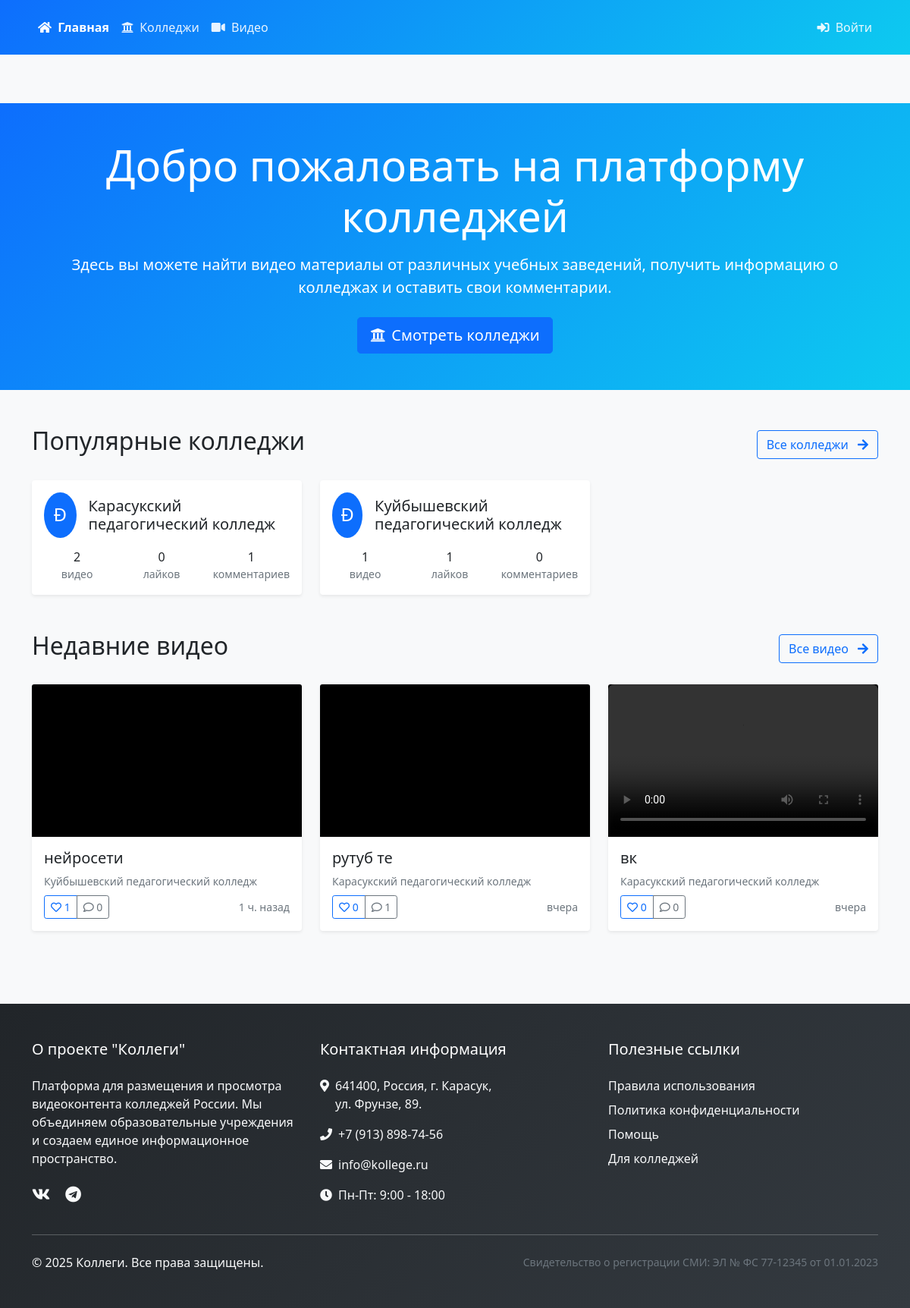
The page / on the database its author committed.
### tables this page shows
CREATE TABLE `users` (
  `id` int(11) NOT NULL,
  `username` varchar(50) NOT NULL,
  `email` varchar(100) NOT NULL,
  `password` varchar(255) NOT NULL,
  `college_name` varchar(100) NOT NULL,
  `description` text DEFAULT NULL,
  `role` enum('admin','college') DEFAULT 'college',
  `created_at` timestamp NOT NULL DEFAULT current_timestamp(),
  `reset_token` varchar(255) DEFAULT NULL,
  `reset_token_expires` timestamp NULL DEFAULT NULL,
  `website` varchar(255) DEFAULT NULL,
  `social_vk` varchar(255) DEFAULT NULL,
  `social_rutube` varchar(255) DEFAULT NULL,
  `profile_image` varchar(255) DEFAULT NULL
);

CREATE TABLE `videos` (
  `id` int(11) NOT NULL,
  `college_id` int(11) NOT NULL,
  `title` varchar(255) NOT NULL,
  `description` text DEFAULT NULL,
  `file_path` varchar(255) NOT NULL,
  `status` enum('pending','approved','rejected') DEFAULT 'pending',
  `created_at` timestamp NOT NULL DEFAULT current_timestamp()
);

### pages/home.php (the view, shortened to what this page needs)
<?php
$stmt = $db->prepare("
    SELECT u.*,
           COUNT(v.id) as videos_count,
           COUNT(DISTINCT vl.id) as total_likes,
           COUNT(DISTINCT vc.id) as total_comments
    FROM users u
    LEFT JOIN videos v ON u.id = v.college_id
    LEFT JOIN video_likes vl ON v.id = vl.video_id
    LEFT JOIN video_comments vc ON v.id = vc.video_id
    WHERE u.role = 'college'
    GROUP BY u.id
    ORDER BY videos_count DESC
    LIMIT 6
");
$stmt->execute();
$popular_colleges = $stmt->fetchAll();
$stmt = $db->prepare("
    SELECT v.*,
           u.college_name,
           COUNT(DISTINCT vl.id) as likes_count,
           COUNT(DISTINCT vc.id) as comments_count,
           EXISTS(SELECT 1 FROM video_likes WHERE video_id = v.id AND user_id = ?) as user_liked
    FROM videos v
    JOIN users u ON v.college_id = u.id
    LEFT JOIN video_likes vl ON v.id = vl.video_id
    LEFT JOIN video_comments vc ON v.id = vc.video_id
    WHERE v.created_at >= DATE_SUB(NOW(), INTERVAL 3 DAY)
    GROUP BY v.id
    ORDER BY v.created_at DESC
    LIMIT 6
");
$stmt->execute([isset($_SESSION['user_id']) ? $_SESSION['user_id'] : 0]);
$recent_videos = $stmt->fetchAll();
function getVideoInfo($url) {
    $video_info = ['type' => 'unknown', 'id' => ''];
    if (strpos($url, 'rutube.ru') !== false) {
        if (preg_match('/(?:rutube\.ru\/video\/|rutube\.ru\/play\/embed\/)([a-zA-Z0-9]+)/', $url, $matches)) {
            return ['type' => 'rutube', 'id' => $matches[1]];
        }
    }
    return $video_info;
}
?>
<div class="hero-section text-center py-5 mb-5">
    <div class="container">
        <h1 class="display-4 mb-3">Добро пожаловать на платформу колледжей</h1>
        <p class="lead mb-4">Здесь вы можете найти видео материалы от различных учебных заведений, получить информацию о колледжах и оставить свои комментарии.</p>
        <a href="index.php?page=colleges" class="btn btn-primary btn-lg">
            <i class="fas fa-university me-2"></i>Смотреть колледжи
        </a>
    </div>
</div>
<div class="container">
    <section class="mb-5">
        <div class="d-flex justify-content-between align-items-center mb-4">
            <h2>Популярные колледжи</h2>
            <a href="index.php?page=colleges" class="btn btn-outline-primary">
                Все колледжи <i class="fas fa-arrow-right ms-2"></i>
            </a>
        </div>
        <div class="row row-cols-1 row-cols-md-2 row-cols-lg-3 g-4">
            <?php foreach ($popular_colleges as $college): ?>
                <div class="col">
                    <div class="card h-100 border-0 shadow-sm hover-card">
                        <div class="card-body">
                            <div class="d-flex align-items-center mb-3">
                                <?php if ($college['profile_image']): ?>
                                    <img src="<?php echo htmlspecialchars($college['profile_image']); ?>"
                                         class="rounded-circle me-3"
                                         width="60" height="60"
                                         alt="<?php echo htmlspecialchars($college['college_name']); ?>">
                                <?php else: ?>
                                    <div class="rounded-circle bg-primary d-flex align-items-center justify-content-center me-3"
                                         style="width: 60px; height: 60px;">
                                        <span class="text-white h4 mb-0">
                                            <?php echo strtoupper(substr($college['college_name'], 0, 1)); ?>
                                        </span>
                                    </div>
                                <?php endif; ?>
                                <h5 class="card-title mb-0">
                                    <a href="index.php?page=college&id=<?php echo $college['id']; ?>"
                                       class="text-decoration-none text-dark stretched-link">
                                        <?php echo htmlspecialchars($college['college_name']); ?>
                                    </a>
                                </h5>
                            </div>
                            <div class="row text-center">
                                <div class="col">
                                    <h6 class="mb-0"><?php echo $college['videos_count']; ?></h6>
                                    <small class="text-muted">видео</small>
                                </div>
                                <div class="col">
                                    <h6 class="mb-0"><?php echo $college['total_likes']; ?></h6>
                                    <small class="text-muted">лайков</small>
                                </div>
                                <div class="col">
                                    <h6 class="mb-0"><?php echo $college['total_comments']; ?></h6>
                                    <small class="text-muted">комментариев</small>
                                </div>
                            </div>
                        </div>
                    </div>
                </div>
            <?php endforeach; ?>
        </div>
    </section>
    <section class="mb-5">
        <div class="d-flex justify-content-between align-items-center mb-4">
            <h2>Недавние видео</h2>
            <a href="index.php?page=videos" class="btn btn-outline-primary">
                Все видео <i class="fas fa-arrow-right ms-2"></i>
            </a>
        </div>
        <?php if (empty($recent_videos)): ?>
            <div class="alert alert-info">
                <i class="fas fa-info-circle me-2"></i>
                За последние 3 дня новых видео не было добавлено.
            </div>
        <?php else: ?>
            <div class="row row-cols-1 row-cols-md-2 row-cols-lg-3 g-4">
                <?php foreach ($recent_videos as $video): ?>
                    <div class="col">
                        <div class="card h-100 border-0 shadow-sm hover-card">
                            <div class="ratio ratio-16x9 card-img-top">
                                <?php
                                $video_info = getVideoInfo($video['file_path']);
                                switch ($video_info['type']) {
                                    case 'rutube':
                                        echo '<iframe src="https://rutube.ru/play/embed/' . $video_info['id'] . '"
                                                frameborder="0"
                                                allowfullscreen
                                                allow="clipboard-write; autoplay"
                                                webkitallowfullscreen
                                                mozallowfullscreen></iframe>';
                                        break;
                                    default:
                                        if (filter_var($video['file_path'], FILTER_VALIDATE_URL)) {
                                            echo '<iframe src="' . htmlspecialchars($video['file_path']) . '"
                                                    frameborder="0"
                                                    allowfullscreen
                                                    allow="clipboard-write; autoplay"
                                                    webkitallowfullscreen
                                                    mozallowfullscreen></iframe>';
                                        } else {
                                            echo '<video src="' . htmlspecialchars($video['file_path']) . '"
                                                    controls
                                                    class="w-100 h-100"
                                                    preload="metadata"></video>';
                                        }
                                        break;
                                }
                                ?>
                            </div>
                            <div class="card-body">
                                <h5 class="card-title">
                                    <a href="index.php?page=video&id=<?php echo $video['id']; ?>"
                                       class="text-decoration-none text-dark">
                                        <?php echo htmlspecialchars($video['title']); ?>
                                    </a>
                                </h5>
                                <p class="card-text small text-muted mb-2">
                                    <?php echo htmlspecialchars($video['college_name']); ?>
                                </p>
                                <div class="d-flex justify-content-between align-items-center">
                                    <div class="btn-group">
                                        <button type="button"
                                                class="btn btn-sm btn-outline-primary <?php echo $video['user_liked'] ? 'active' : ''; ?>"
                                                onclick="toggleLike(<?php echo $video['id']; ?>)"
                                                id="like-btn-<?php echo $video['id']; ?>">
                                            <i class="fa<?php echo $video['user_liked'] ? 's' : 'r'; ?> fa-heart"></i>
                                            <span id="like-count-<?php echo $video['id']; ?>"><?php echo $video['likes_count']; ?></span>
                                        </button>
                                        <button type="button" class="btn btn-sm btn-outline-secondary">
                                            <i class="far fa-comment"></i>
                                            <span><?php echo $video['comments_count']; ?></span>
                                        </button>
                                    </div>
                                    <small class="text-muted">
                                        <?php
                                        $date = new DateTime($video['created_at']);
                                        $now = new DateTime();
                                        $interval = $date->diff($now);
                                        if ($interval->days == 0) {
                                            if ($interval->h == 0) {
                                                echo $interval->i . ' мин. назад';
                                            } else {
                                                echo $interval->h . ' ч. назад';
                                            }
                                        } else if ($interval->days == 1) {
                                            echo 'вчера';
                                        } else if ($interval->days == 2) {
                                            echo 'позавчера';
                                        } else {
                                            echo date('d.m.Y', strtotime($video['created_at']));
                                        }
                                        ?>
                                    </small>
                                </div>
                            </div>
                        </div>
                    </div>
                <?php endforeach; ?>
            </div>
        <?php endif; ?>
    </section>
</div>

### includes/header.php (style rules this page uses)
body { min-height: 100vh; display: flex; flex-direction: column; background-color: #f8f9fa; }

### pages/home.php (style rules this page uses)
.hero-section { background: linear-gradient(135deg, #0d6efd 0%, #0dcaf0 100%); color: white; position: relative; overflow: hidden; }
.hero-section::before { content: ''; position: absolute; top: 0; left: 0; right: 0; bottom: 0; background: url('assets/images/pattern.png') repeat; opacity: 0.1; }
.hero-section .container { position: relative; z-index: 1; }
.hover-card { transition: transform 0.2s, box-shadow 0.2s; }
.card-title { overflow: hidden; text-overflow: ellipsis; display: -webkit-box; -webkit-line-clamp: 2; -webkit-box-orient: vertical; }
.btn-group .btn { transition: all 0.2s; }
.ratio-16x9 { position: relative; width: 100%; height: 0; padding-bottom: 56.25%; overflow: hidden; background: #000; }
.ratio-16x9 iframe, .ratio-16x9 video { position: absolute; top: 0; left: 0; width: 100%; height: 100%; border-radius: 0.5rem 0.5rem 0 0; }
.card { background: #fff; }

### rows shown on the page
users: college_name "Ð", college_name "Карасукский педагогический колледж", videos_count "2", total_likes "0", total_comments "1"
users: college_name "Ð", college_name "Куйбышевский педагогический колледж", videos_count "1", total_likes "1", total_comments "0"
videos: title "нейросети", college.college_name "Куйбышевский педагогический колледж", likes_count "1", comments_count "0", created_at "1"
videos: title "рутуб те", college.college_name "Карасукский педагогический колледж", likes_count "0", comments_count "1", shows "вчера"
videos: title "вк", college.college_name "Карасукский педагогический колледж", likes_count "0", comments_count "0", shows "вчера"
